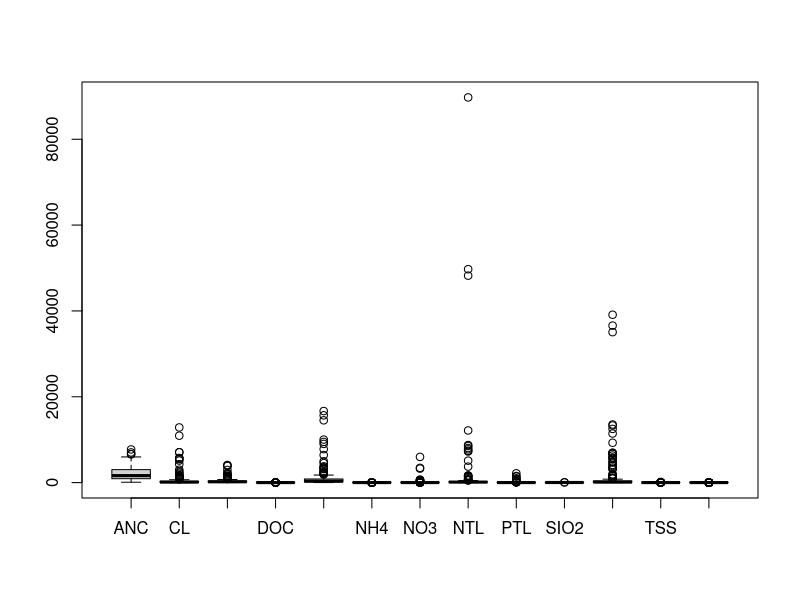
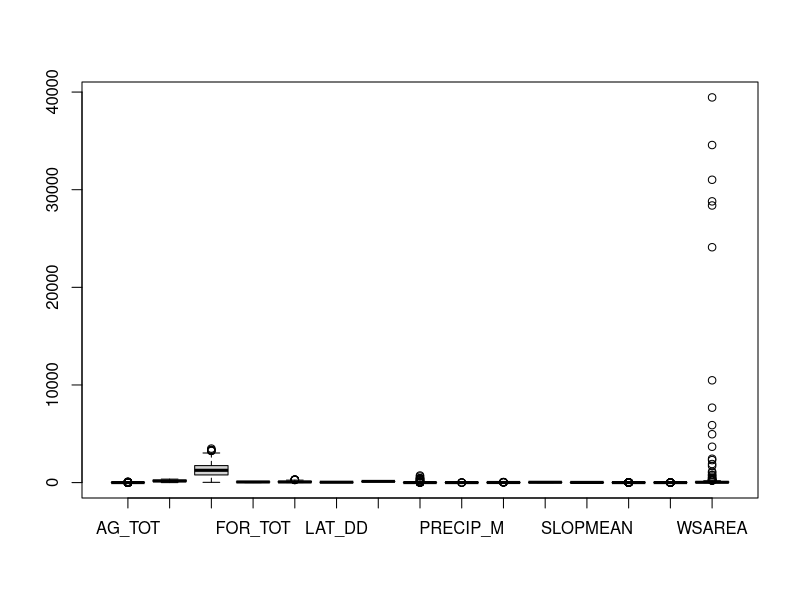

These figures' R source, in order: (Note: this script raises an error after producing the figures.)
##### PCA with indirect analysis and compare it with RDA
##### USEPA's stream water quality data from California
##### Import a data called"wemap_cal.csv" and save it as 'ca'
ca <-read.csv("wemap_cal.csv")

colnames(ca)
ca.1<-na.omit(ca)  #remove all missing values from the dataset
wq<-ca.1[,c(2,4:6,12:15,19,22,24,26:27)]      #split the data into a subset with all water quality variables
ws<-ca.1[,-c(2,4:6,12:16,19,22,24,25,26:27)]    #split the data into a subset with all watershed variables

#####know your data using several graphic methods
boxplot(wq)
boxplot(ws)

#source "cor.matrix.r"
cor.matrix(wq[,c(1:5)]) #only show 5 variables to check each variable's distribution and pair-wise relationships
cor.matrix(log(wq[,c(1:5)]+1))  #log-transformation: How does transformation change both distribution and pair-wise relationships?
round(var(log(wq+1)),2) #variance/covariance matrix
diag(round(var(log(wq+1)),2)) #show variance only

#####run PCA first
pca.wq<-princomp(scale(log(wq+1))) #run PCA with log-transformed and standardized data
biplot(pca.wq) #biplot
summary(pca.wq) #eigenvalues
round(loadings(pca.wq)[,c(1:2)],2)  #eigenvectors for PC1 and 2 only
#source "brokenStick.r"
broken.stick(13) #how many PCs should we keep?
pca.wq$scores #PC.Matrix showing site scores for all PCs
###Perform an Indirect analysis: regress PC1 against 4 watershed variables
dta.new<-data.frame(PCI=pca.wq$scores[,1],ws)  #merge two datasets into one side by side
colnames(dta.new)
cor.matrix(dta.new[,c(1,2,10)])   #only show 2 explanatory variables
mod<-lm(PCI~scale(log(AG_TOT+1))+scale(log(PRECIP_M)+1), data=dta.new) #simple regression
summary(mod) #detailed regression model output, How much variance in PC1 is explained by the two variables?

###run RDA
library(vegan)    #call for 'vegan' package with redundancy analysis function
rda.ca<-rda(log(wq+1)~.,data=ws,scale=T)     #run RDA with standardized data and save everything in a R object (rda.ca)
plot(rda.ca) #triplot
summary(rda.ca) #detailed RDA output and use the key results to interpret the triplot
round(vif.cca(rda.ca),2)    #calculate Variance inflation factor for the RDA model to check multi-colliearity issue
rda.ca.0<-rda(log(wq+1)~1, data=ws,scale=T) #a null model with no explanatory variables at all
rda.ca.1<-step(rda.ca.0, scope=formula(rda.ca))  #step-wise selection using AIC
plot(rda.ca.1) #compare it with the previous triplot
vif.cca(rda.ca.1) #check the new model for multi-colliearity issue, which variable has VIF>10
cor(ws) #check which variable is highly correlated with the variable with VIF>10
par(mfrow=c(1,2))
plot(ws$FOR_TOT~ws$RNG_TOT, cex=2,ylab="% Forest",xlab="% Range land")
plot(ws$LAT_DD~ws$LON_DD, cex=2,ylab="Lat",xlab="Lon")
rda.ca.2<-rda(log(wq+1)~., data=ws[,-c(2,7,8,11,13,14,15)], scale=T) #A new model with 7 variables removed
vif.cca(rda.ca.2) #check the new model for multi-colliearity issue, which variable has VIF>10
##rda.ca.2 is the final model
plot (rda.ca.2) 
summary(rda.ca.2)
anova.cca(rda.ca.2,step=1000)   #Overall RDA model significant test
anova.cca(rda.ca.2,by="axis", step=1000) #check which RDA axis is signficant
#####

##partial RDA: how much variance in water quality is exclusively due to %ag, precipitation, or their interactions
rda.ca.3<-rda(log(wq+1)~AG_TOT+PRECIP_M,data=ws,scale=T)  #rda with two explanatory variables
summary(rda.ca.3) #28% variance explained by %Ag and Precipitation
rda.ag<-rda(log(wq+1)~AG_TOT,data=ws,scale=T) #rda with %ag only
summary(rda.ag)   #18% variance in wq can be explained by %ag
rda.ag.c<-rda(log(wq+1)~AG_TOT+Condition(PRECIP_M),data=ws,scale=T) #rda with %ag after "partial-out" the precipitation effect
summary(rda.ag.c)  #after partial-out precip, ag only explains~11%.
rda.nat.c<-rda(log(wq+1)~PRECIP_M+Condition(AG_TOT),data=ws,scale=T)
summary(rda.nat.c) #after partial-out %ag, precip only explains~10%.
##how much varaince in water quality variables is explained by the interactive effects of both %ag and precip?


##variance partitioning: an easy way using a built-in function in vegan called "varpart")
##very useful way to seperate anthropogenic effects from natural effects on water quality
par.2<-varpart(log(wq+1),ws[,1], ws[,9], scale=T)
par.2
plot(par.2)

par.6<-varpart(log(wq+1),ws[,c(1,4,10)], ws[,c(3,6,9)], scale=T)
par.6
plot(par.6)

showvarparts(2)
